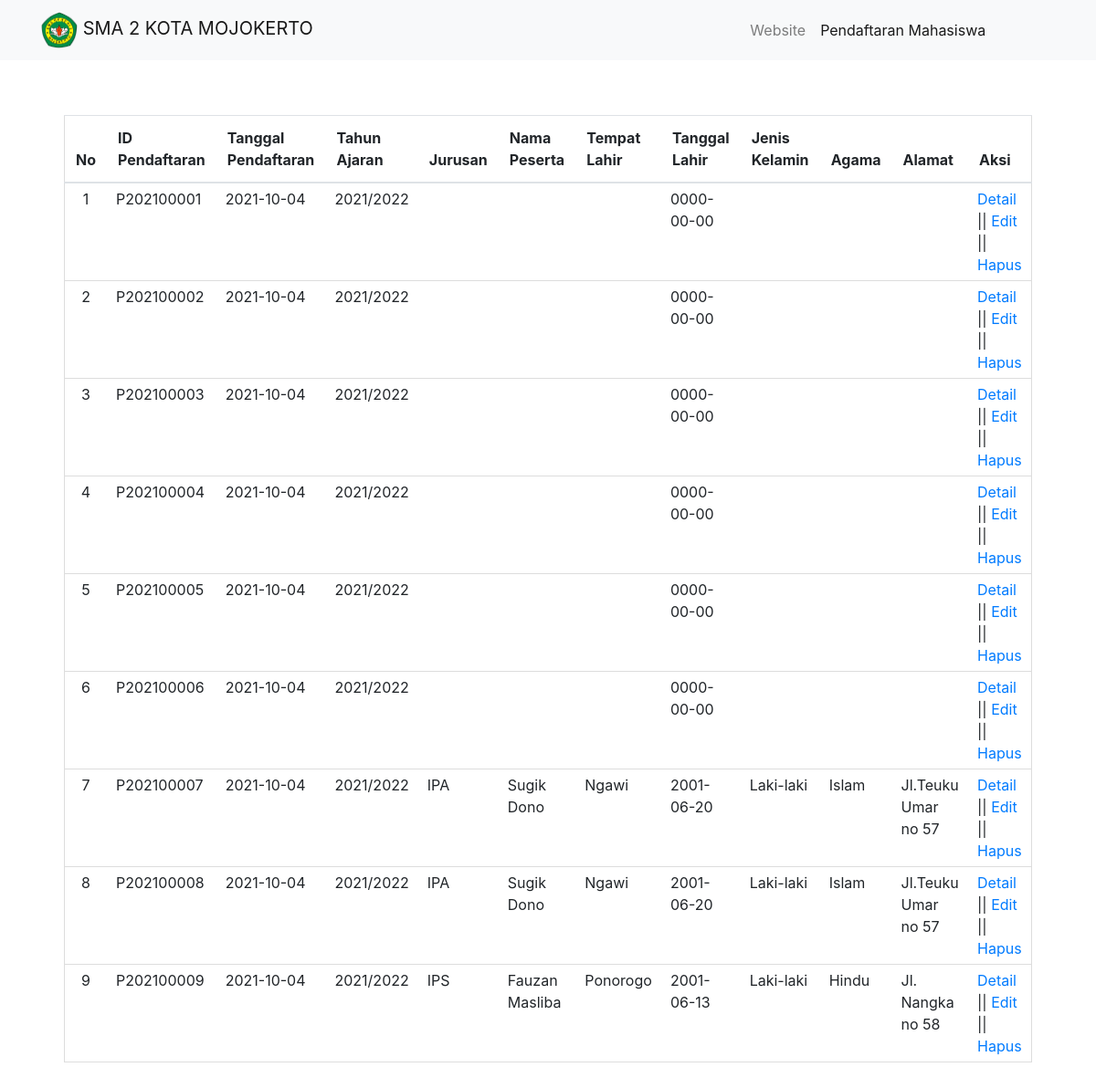
Screenshot of /data-peserta.php with the database file from the repository.
### tables this page shows
CREATE TABLE `tb_pendaftaran` (
  `id_pendaftaran` varchar(10) NOT NULL,
  `tgl_pendaftaran` date NOT NULL,
  `th_ajaran` varchar(9) NOT NULL,
  `jurusan` varchar(25) NOT NULL,
  `nm_peserta` varchar(50) NOT NULL,
  `tmpt_lahir` varchar(50) NOT NULL,
  `tgl_lahir` date NOT NULL,
  `jk` enum('Laki-laki','Perempuan') NOT NULL,
  `agama` varchar(25) NOT NULL,
  `almt_peserta` text NOT NULL
);

### data-peserta.php (the view, shortened to what this page needs)
<?php
    include 'Koneksi.php';
?>
<!DOCTYPE html>
<html>
    <head>
        <link href="https://cdn.jsdelivr.net/npm/bootstrap@5.1.1/dist/css/bootstrap.min.css" rel="stylesheet">
        <link rel="stylesheet" href="https://stackpath.bootstrapcdn.com/bootstrap/4.1.3/css/bootstrap.min.css">
        <link rel="stylesheet" href="Css/data-peserta.css">
    </head>
    <body>
        <nav class="navbar navbar-expand-lg navbar-light bg-light">
        <div class="container">
        <a class="navbar-brand" href="#"><img src="Images\logo.png" width="40" height="40" class="d-inline-block align-text-left">&nbsp;SMA 2 KOTA MOJOKERTO</a>
        <div class="collapse navbar-collapse" id="navbarNavDropdown">
        <ul class="navbar-nav ms-auto">
            <li class="nav-item">
            <a class="nav-link" aria-current="page" href="Beranda.php">Website</a>
            </li>
            <li class="nav-item">
            <a class="nav-link active" href="#">Pendaftaran Mahasiswa</a>
            </li>
            <a class="btn tombol-button-login text-light" href="index2.php" role="button">Login</a>
        </ul>
        </div>
        </div>
        </nav>
        <section class="content" >
            <div class="box">
                <table class="table" border="1">
                    <thead>
                        <tr>
                            <th>No</th>
                            <th>ID Pendaftaran</th>
                            <th>Tanggal Pendaftaran</th>
                            <th>Tahun Ajaran</th>
                            <th>Jurusan</th>
                            <th>Nama Peserta</th>
                            <th>Tempat Lahir</th>
                            <th>Tanggal Lahir</th>
                            <th>Jenis Kelamin</th>
                            <th>Agama</th>
                            <th>Alamat</th>
                            <th>Aksi</th>
                        </tr>
                    </thead>
                    <tbody>
                        <?php
                            $no = 1;
                            $list_peserta = mysqli_query($conn, "SELECT * FROM tb_pendaftaran");
                            while($row = mysqli_fetch_array($list_peserta)){
                        ?>
                        <tr>
                            <td><?php echo $no++ ?></td>
                            <td><?php echo $row['id_pendaftaran'] ?></td>
                            <td><?php echo $row['tgl_pendaftaran'] ?></td>
                            <td><?php echo $row['th_ajaran'] ?></td>
                            <td><?php echo $row['jurusan'] ?></td>
                            <td><?php echo $row['nm_peserta'] ?></td>
                            <td><?php echo $row['tmpt_lahir'] ?></td>
                            <td><?php echo $row['tgl_lahir'] ?></td>
                            <td><?php echo $row['jk'] ?></td>
                            <td><?php echo $row['agama'] ?></td>
                            <td><?php echo $row['almt_peserta'] ?></td>
                            <td>
                                <a href="detail-peserta.php?id=<?php echo $row['id_pendaftaran'] ?>">Detail</a> ||
                                <a href="edit-peserta.php">Edit</a> ||
                                <a href="hapus-peserta.php?id=<?php echo $row['id_pendaftaran'] ?>" onclick="return confirm('Yakin ?')">Hapus</a>
                            </td>
                        </tr>
                        <?php } ?>
                    </tbody>
                </table>
            </div>
        </section>
    </body>
</html>

### Css/data-peserta.css (style rules this page uses)
.content { width: 90%; padding: 10px; box-sizing: border-box; margin: 50px auto; }
.table { width: 100%; border-collapse: collapse; border: 1px solid #ddd; }
.table tr { height: 30px; }
.table tr td { padding: 5px 10px; }
.table tr td:nth-child(1) { text-align: center; }

### rows the page displays
tb_pendaftaran: id_pendaftaran "P202100001", tgl_pendaftaran "2021-10-04", th_ajaran "2021/2022", tgl_lahir "0000-00-00"
tb_pendaftaran: id_pendaftaran "P202100002", tgl_pendaftaran "2021-10-04", th_ajaran "2021/2022", tgl_lahir "0000-00-00"
tb_pendaftaran: id_pendaftaran "P202100003", tgl_pendaftaran "2021-10-04", th_ajaran "2021/2022", tgl_lahir "0000-00-00"
tb_pendaftaran: id_pendaftaran "P202100004", tgl_pendaftaran "2021-10-04", th_ajaran "2021/2022", tgl_lahir "0000-00-00"
tb_pendaftaran: id_pendaftaran "P202100005", tgl_pendaftaran "2021-10-04", th_ajaran "2021/2022", tgl_lahir "0000-00-00"
tb_pendaftaran: id_pendaftaran "P202100006", tgl_pendaftaran "2021-10-04", th_ajaran "2021/2022", tgl_lahir "0000-00-00"
tb_pendaftaran: id_pendaftaran "P202100007", tgl_pendaftaran "2021-10-04", th_ajaran "2021/2022", jurusan "IPA", nm_peserta "Sugik Dono", tmpt_lahir "Ngawi", tgl_lahir "2001-06-20", jk "Laki-laki", agama "Islam", almt_peserta "Jl.Teuku Umar no 57"
tb_pendaftaran: id_pendaftaran "P202100008", tgl_pendaftaran "2021-10-04", th_ajaran "2021/2022", jurusan "IPA", nm_peserta "Sugik Dono", tmpt_lahir "Ngawi", tgl_lahir "2001-06-20", jk "Laki-laki", agama "Islam", almt_peserta "Jl.Teuku Umar no 57"
tb_pendaftaran: id_pendaftaran "P202100009", tgl_pendaftaran "2021-10-04", th_ajaran "2021/2022", jurusan "IPS", nm_peserta "Fauzan Masliba", tmpt_lahir "Ponorogo", tgl_lahir "2001-06-13", jk "Laki-laki", agama "Hindu", almt_peserta "Jl. Nangka no 58"
